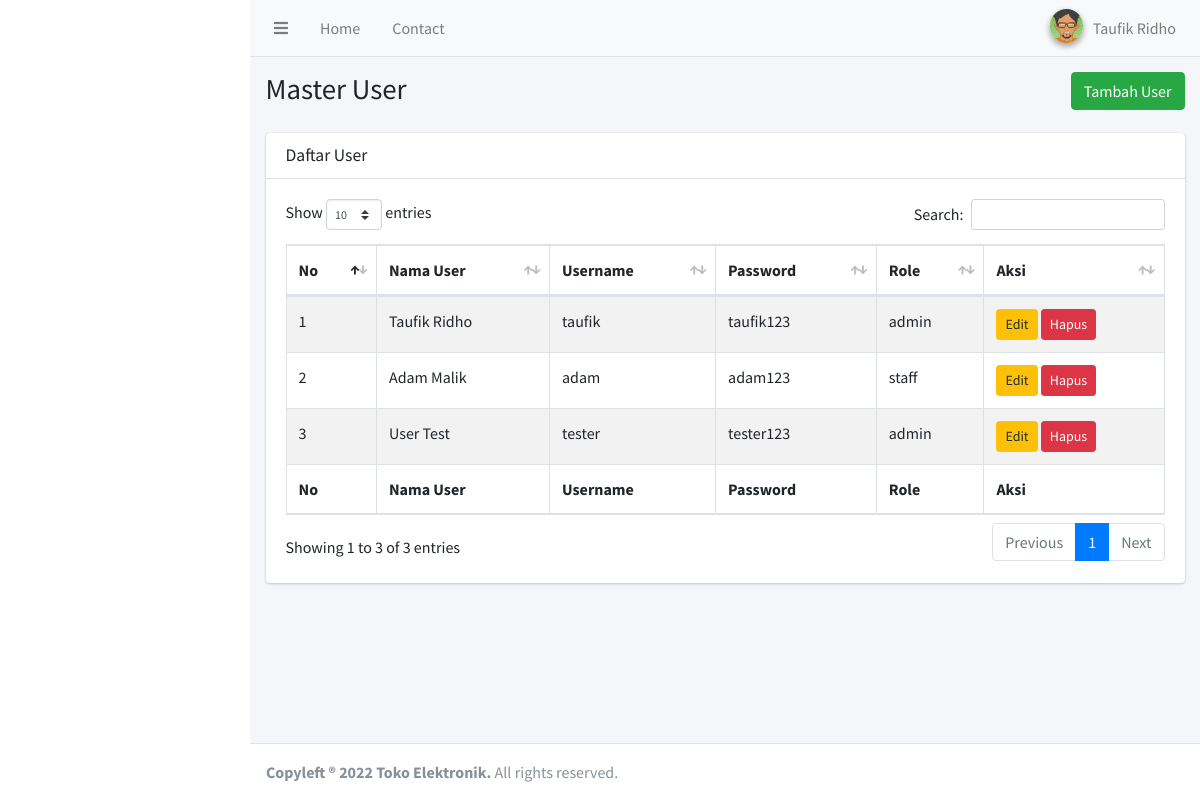
The page /view/admin/master-user.php (signed in) on the database its author committed.
### tables this page shows
CREATE TABLE `tb_user` (
  `id_user` int(10) UNSIGNED NOT NULL,
  `nama_user` varchar(200) NOT NULL,
  `username` varchar(20) NOT NULL,
  `password` varchar(100) NOT NULL,
  `role` enum('admin','staff','') NOT NULL
);

### view/admin/master-user.php (the view, shortened to what this page needs)
<?php include '../templates/admin/admin-header.php' ?>
<div class="content-wrapper">
    <section class="content-header">
        <div class="container-fluid">
            <div class="row mb-2">
                <div class="col-sm-6">
                    <h1>Master User</h1>
                </div>
                <div class="col-sm-6">
                    <ol class="breadcrumb float-sm-right">
                        <button type="button" class="btn btn-success" data-toggle="modal" data-target="#modal-add">
                            Tambah User
                        </button>
                    </ol>
                </div>
            </div>
        </div>
    </section>
    <section class="content">
        <div class="container-fluid">
            <div class="row">
                <div class="col-12">
                    <div class="card">
                        <div class="card-header">
                            <h3 class="card-title">Daftar User</h3>
                        </div>
                        <div class="card-body">
                            <table id="example1" class="table table-bordered table-striped">
                                <thead>
                                    <tr>
                                        <th>No</th>
                                        <th>Nama User</th>
                                        <th>Username</th>
                                        <th>Password</th>
                                        <th>Role</th>
                                        <th>Aksi</th>
                                    </tr>
                                </thead>
                                <tbody>
                                    <?php
                                    $i = 1;
                                    $getUser = mysqli_query($connection, "SELECT * FROM tb_user");
                                    foreach ($getUser as $value) :
                                    ?>
                                        <tr>
                                            <td><?= $i++; ?></td>
                                            <td><?= $value['nama_user']; ?></td>
                                            <td><?= $value['username']; ?></td>
                                            <td><?= $value['password']; ?></td>
                                            <td><?= $value['role']; ?></td>
                                            <td>
                                                <button type="button" class="btn btn-warning btn-sm" data-toggle="modal" data-target="#modal<?= $value['id_user']; ?>">Edit</button>
                                                <button type="button" class="btn btn-danger btn-sm" onclick="confirm_modal('query/delete-user.php?id_user=<?= $value['id_user']; ?>')">Hapus</button>
                                            </td>
                                        </tr>
                                    <?php
                                    endforeach;
                                    ?>
                                </tbody>
                                <tfoot>
                                    <tr>
                                        <th>No</th>
                                        <th>Nama User</th>
                                        <th>Username</th>
                                        <th>Password</th>
                                        <th>Role</th>
                                        <th>Aksi</th>
                                    </tr>
                                </tfoot>
                            </table>
                        </div>
                    </div>
                </div>
            </div>
        </div>
    </section>
</div>
<?php include '../templates/footer.php' ?>

### view/templates/admin/admin-header.php (shortened to what this page needs)
<?php
include '../../config/Database.php';
$user = $_SESSION['username'];
$getUser = mysqli_query($connection, "SELECT * FROM tb_user WHERE username = '$user'");
$result = mysqli_fetch_array($getUser);
?>
<!DOCTYPE html>
<html>
<head>
    <link rel="stylesheet" href="../../plugins/datatables-bs4/css/dataTables.bootstrap4.min.css">
    <link rel="stylesheet" href="../../plugins/datatables-responsive/css/responsive.bootstrap4.min.css">
    <link rel="stylesheet" href="../../plugins/fontawesome-free/css/all.min.css">
    <link rel="stylesheet" href="../../plugins/icheck-bootstrap/icheck-bootstrap.min.css">
    <link rel="stylesheet" href="../../assets/css/adminlte.min.css">
</head>
<body class="hold-transition sidebar-mini">
    <div class="wrapper">
        <nav class="main-header navbar navbar-expand navbar-light">
            <ul class="navbar-nav">
                <li class="nav-item">
                    <a class="nav-link" data-widget="pushmenu" href="#" role="button"><i class="fas fa-bars"></i></a>
                </li>
                <li class="nav-item d-none d-sm-inline-block">
                    <a href="admin.php" class="nav-link">Home</a>
                </li>
                <li class="nav-item d-none d-sm-inline-block">
                    <a href="#" class="nav-link">Contact</a>
                </li>
            </ul>
            <ul class="navbar-nav ml-auto">
                <li class="nav-item dropdown user-menu">
                    <a href="#" class="nav-link dropdown-toggle" data-toggle="dropdown">
                        <img src="../../assets/img/avatar04.png" class="user-image img-circle elevation-2" alt="User Image">
                        <span class="d-none d-md-inline"><?= ucfirst($result['nama_user']); ?></span>
                    </a>
                </li>
            </ul>
        </nav>

### rows shown on the page
tb_user: nama_user "Taufik Ridho", username "taufik", password "taufik123", role "admin"
tb_user: nama_user "Adam Malik", username "adam", password "adam123", role "staff"
tb_user: nama_user "User Test", username "tester", password "tester123", role "admin"
